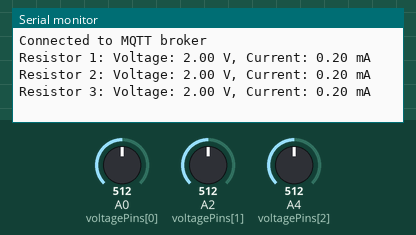
Bench run of a sketch on a simulated Arduino MKR. On the bench: the last lines printed to the serial monitor. The inputs (shaded band) are chosen by the test bench; at power-on: A0 (voltagePins[0]) = 512, A2 (voltagePins[1]) = 512, A4 (voltagePins[2]) = 512. WiFi joins after 1.5 s; servers stay silent unless stated; no MQTT or app messages arrive unless stated.

Above: at 2.7 s.
2.8 s: A0 (voltagePins[0]) set to 716
At 7.0 s:
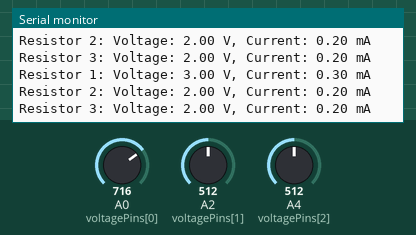
8.8 s: A2 (voltagePins[1]) set to 716
At 12.1 s:
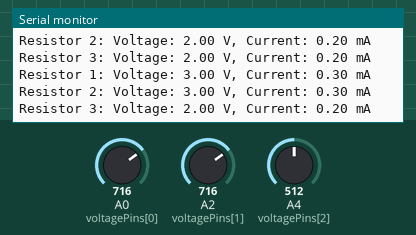
14.8 s: A4 (voltagePins[2]) set to 716
At 17.2 s:
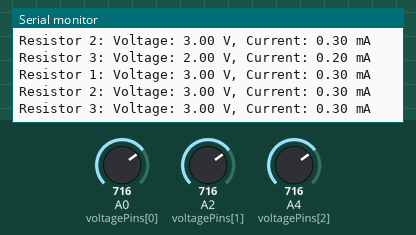
20.8 s: A0 (voltagePins[0]) set to 900
At 22.3 s:
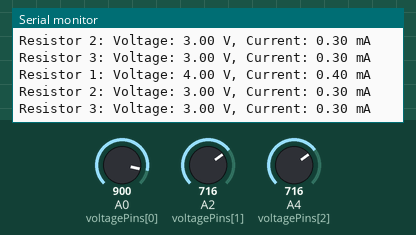
26.8 s: A2 (voltagePins[1]) set to 900
At 32.5 s:
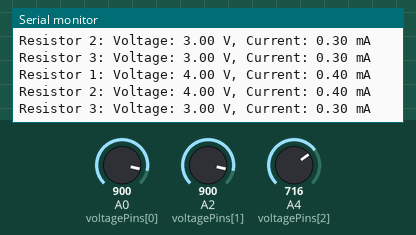
32.8 s: A4 (voltagePins[2]) set to 900
At 37.7 s:
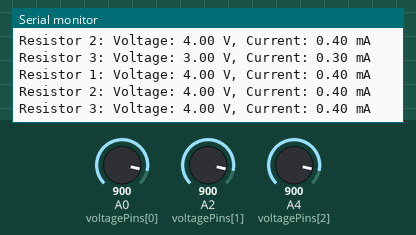
Timing chart, 0 to 39.2 s (numbered marks = the images above; inputs shaded):
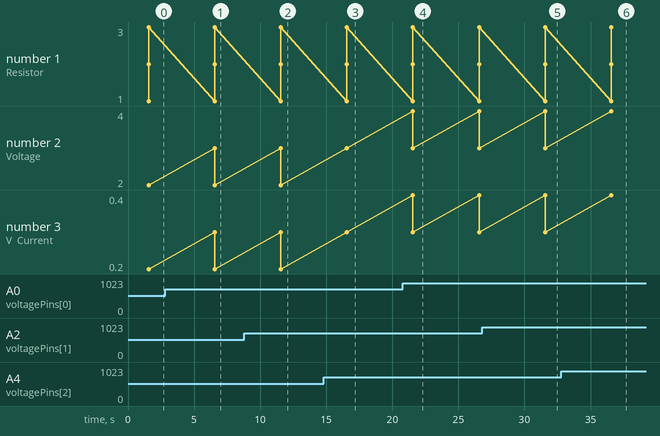

Measured:
- after the input at 2.8 s, the serial monitor: prints a new line after 3.8 s (image 1)
- after the input at 8.8 s, the serial monitor: prints a new line after 2.8 s (image 2)
- after the input at 14.8 s, the serial monitor: prints a new line after 1.8 s (image 3)
- after the input at 20.8 s, the serial monitor: prints a new line after 0.76 s (image 4)
- after the input at 26.8 s, the serial monitor: prints a new line after 4.8 s (image 5)
- after the input at 32.8 s, the serial monitor: prints a new line after 3.8 s (image 6)

The sketch:

SenderCurrent.ino
```cpp
#include <PubSubClient.h>
#include <WiFiNINA.h>

const char* ssid = "Galaxy A14 5G FF82";
const char* password = "janvi2206";
const char* mqtt_server = "your_mqtt_server";
const int mqtt_port = 1883;
const char* mqtt_topic = "Data Receiver";

const int voltagePins[] = {A0,A2,A4};
const int resistorValue = 10000;

WiFiClient wifiClient;
PubSubClient client(wifiClient);

void setup() {
  Serial.begin(9600);
  setup_wifi();
  client.setServer(mqtt_server, mqtt_port);
}

void setup_wifi() {
  WiFi.begin(ssid, password);
  while (WiFi.status() != WL_CONNECTED) {
    delay(1000);
    Serial.println("Connecting to WiFi...");
  }
}

void reconnect() {
  while (!client.connected()) {
    if (client.connect("ArduinoClient")) {
      Serial.println("Connected to MQTT broker");
    } else {
      Serial.println("Connection failed, retrying...");
      delay(5000);
    }
  }
}

void loop() {
  if (!client.connected()) {
    reconnect();
  }

  for (int i = 0; i < 3; i++) {
    int voltageValue = analogRead(voltagePins[i]);
    float voltage = map(voltageValue, 0, 1023, 0, 5.0);
    float current = voltage / resistorValue;

    char message[50];
    snprintf(message, 50, "Resistor %d: Voltage: %.2f V, Current: %.2f mA", i + 1, voltage, current * 1000);
    client.publish(mqtt_topic, message);
    Serial.println(message);
  }

  client.loop();
  delay(5000);
}
```
